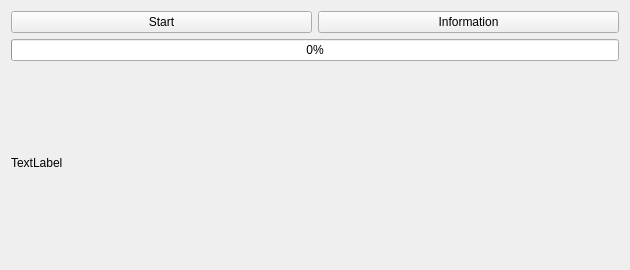
<?xml version="1.0" encoding="UTF-8"?>
<ui version="4.0">
 <class>Widget</class>
 <widget class="QWidget" name="Widget">
  <property name="geometry">
   <rect>
    <x>0</x>
    <y>0</y>
    <width>630</width>
    <height>270</height>
   </rect>
  </property>
  <property name="windowTitle">
   <string>Widget</string>
  </property>
  <layout class="QVBoxLayout" name="verticalLayout">
   <item>
    <layout class="QHBoxLayout" name="horizontalLayout">
     <item>
      <widget class="QPushButton" name="start_pushButton">
       <property name="text">
        <string>Start</string>
       </property>
      </widget>
     </item>
     <item>
      <widget class="QPushButton" name="information_pushButton">
       <property name="text">
        <string>Information</string>
       </property>
      </widget>
     </item>
    </layout>
   </item>
   <item>
    <widget class="QProgressBar" name="progressBar">
     <property name="value">
      <number>0</number>
     </property>
    </widget>
   </item>
   <item>
    <widget class="QLabel" name="info_label">
     <property name="text">
      <string>TextLabel</string>
     </property>
    </widget>
   </item>
  </layout>
 </widget>
 <resources/>
 <connections/>
</ui>
